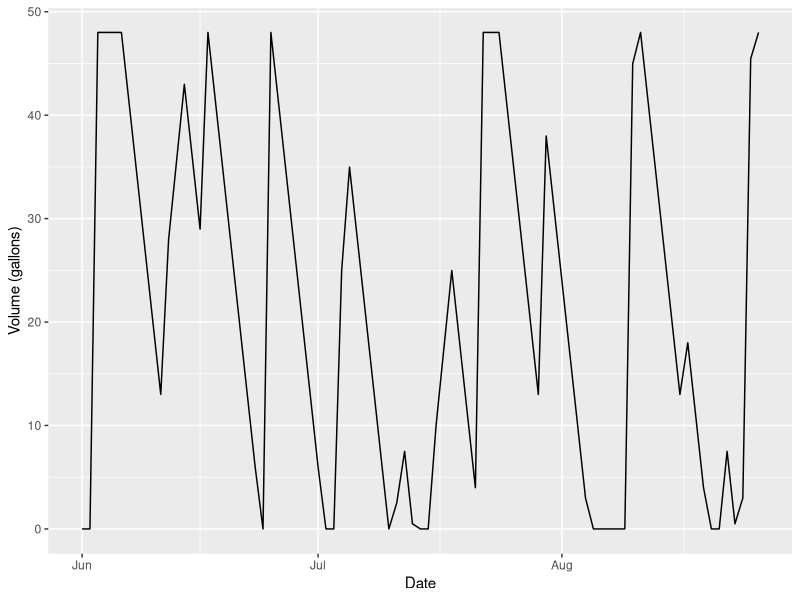
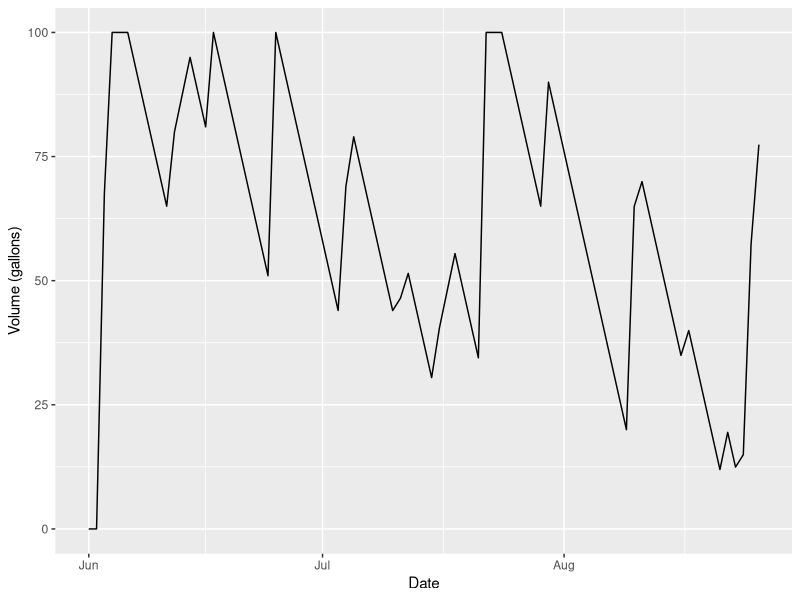

The R source for these figures, in order:
library(tidyverse)
library(lubridate)
library(ggplot2)

rainwater_data = read_csv('hw2data.csv')

clean_data <- na.omit(rainwater_data)

capacity = 48

clean_data$date <- mdy(clean_data$date)

clean_data$demand <- ifelse(clean_data$P_in>0,0,7)

clean_data$volume <- clean_data$P_in*431*0.93*7.48/12

clean_data$vol_net <- 0

for (i in 2:nrow(clean_data)) {
  clean_data[i,'vol_net']=ifelse((clean_data[i-1,'vol_net']+clean_data[i,'volume'])<=capacity,
                                 clean_data[i-1,'vol_net']+clean_data[i,'volume']-clean_data[i,'demand'],
                                 capacity)
  clean_data[i,'vol_net']=ifelse(clean_data[i,'vol_net']<0,0,clean_data[i,'vol_net'])
}

ggplot()+geom_line(data = clean_data, aes(x=date, y=vol_net))+
  ylab('Volume (gallons)')+
  xlab('Date')

days_empty_48 = sum(clean_data$vol_net == 0)

capacity_2nd = 100

data_100 <- clean_data

data_100$vol_net <- 0

for (i in 2:nrow(data_100)) {
  data_100[i,'vol_net']=ifelse((data_100[i-1,'vol_net']+data_100[i,'volume'])<=capacity_2nd,
                               data_100[i-1,'vol_net']+data_100[i,'volume']-data_100[i,'demand'],
                                 capacity_2nd)
  data_100[i,'vol_net']=ifelse(data_100[i,'vol_net']<0,0,data_100[i,'vol_net'])
}

ggplot()+geom_line(data = data_100, aes(x=date, y=vol_net))+
  ylab('Volume (gallons)')+
  xlab('Date')

days_empty_100 = sum(data_100$vol_net == 0)

